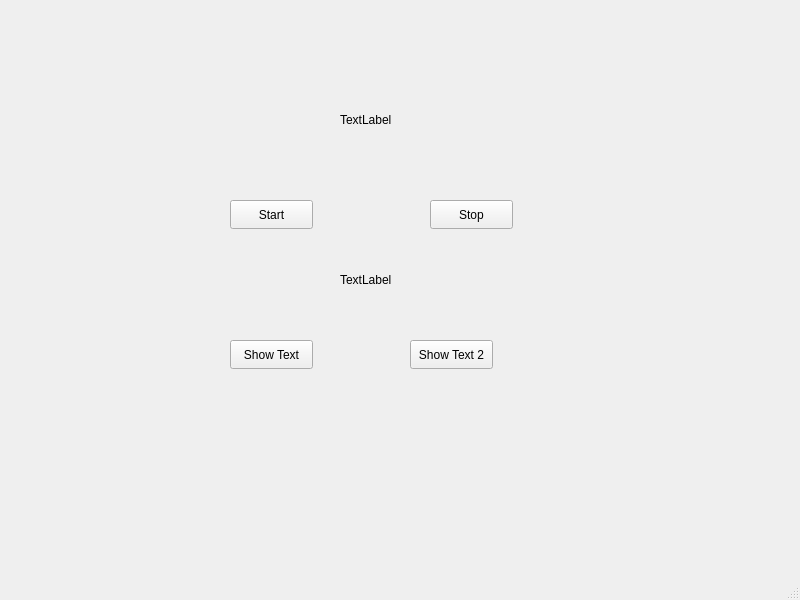
<?xml version="1.0" encoding="UTF-8"?>
<ui version="4.0">
 <class>MainWindow</class>
 <widget class="QMainWindow" name="MainWindow">
  <property name="geometry">
   <rect>
    <x>0</x>
    <y>0</y>
    <width>800</width>
    <height>600</height>
   </rect>
  </property>
  <property name="windowTitle">
   <string>MainWindow</string>
  </property>
  <widget class="QWidget" name="centralwidget">
   <widget class="QPushButton" name="pushButton">
    <property name="geometry">
     <rect>
      <x>230</x>
      <y>200</y>
      <width>83</width>
      <height>29</height>
     </rect>
    </property>
    <property name="text">
     <string>Start</string>
    </property>
   </widget>
   <widget class="QLabel" name="label">
    <property name="geometry">
     <rect>
      <x>340</x>
      <y>110</y>
      <width>63</width>
      <height>20</height>
     </rect>
    </property>
    <property name="text">
     <string>TextLabel</string>
    </property>
   </widget>
   <widget class="QPushButton" name="pushButton_2">
    <property name="geometry">
     <rect>
      <x>430</x>
      <y>200</y>
      <width>83</width>
      <height>29</height>
     </rect>
    </property>
    <property name="text">
     <string>Stop</string>
    </property>
   </widget>
   <widget class="QPushButton" name="pushButton_3">
    <property name="geometry">
     <rect>
      <x>230</x>
      <y>340</y>
      <width>83</width>
      <height>29</height>
     </rect>
    </property>
    <property name="text">
     <string>Show Text</string>
    </property>
   </widget>
   <widget class="QLabel" name="label_2">
    <property name="geometry">
     <rect>
      <x>340</x>
      <y>270</y>
      <width>63</width>
      <height>20</height>
     </rect>
    </property>
    <property name="text">
     <string>TextLabel</string>
    </property>
   </widget>
   <widget class="QPushButton" name="pushButton_4">
    <property name="geometry">
     <rect>
      <x>410</x>
      <y>340</y>
      <width>83</width>
      <height>29</height>
     </rect>
    </property>
    <property name="text">
     <string>Show Text 2</string>
    </property>
   </widget>
  </widget>
  <widget class="QMenuBar" name="menubar">
   <property name="geometry">
    <rect>
     <x>0</x>
     <y>0</y>
     <width>800</width>
     <height>25</height>
    </rect>
   </property>
  </widget>
  <widget class="QStatusBar" name="statusbar"/>
 </widget>
 <resources/>
 <connections/>
</ui>
